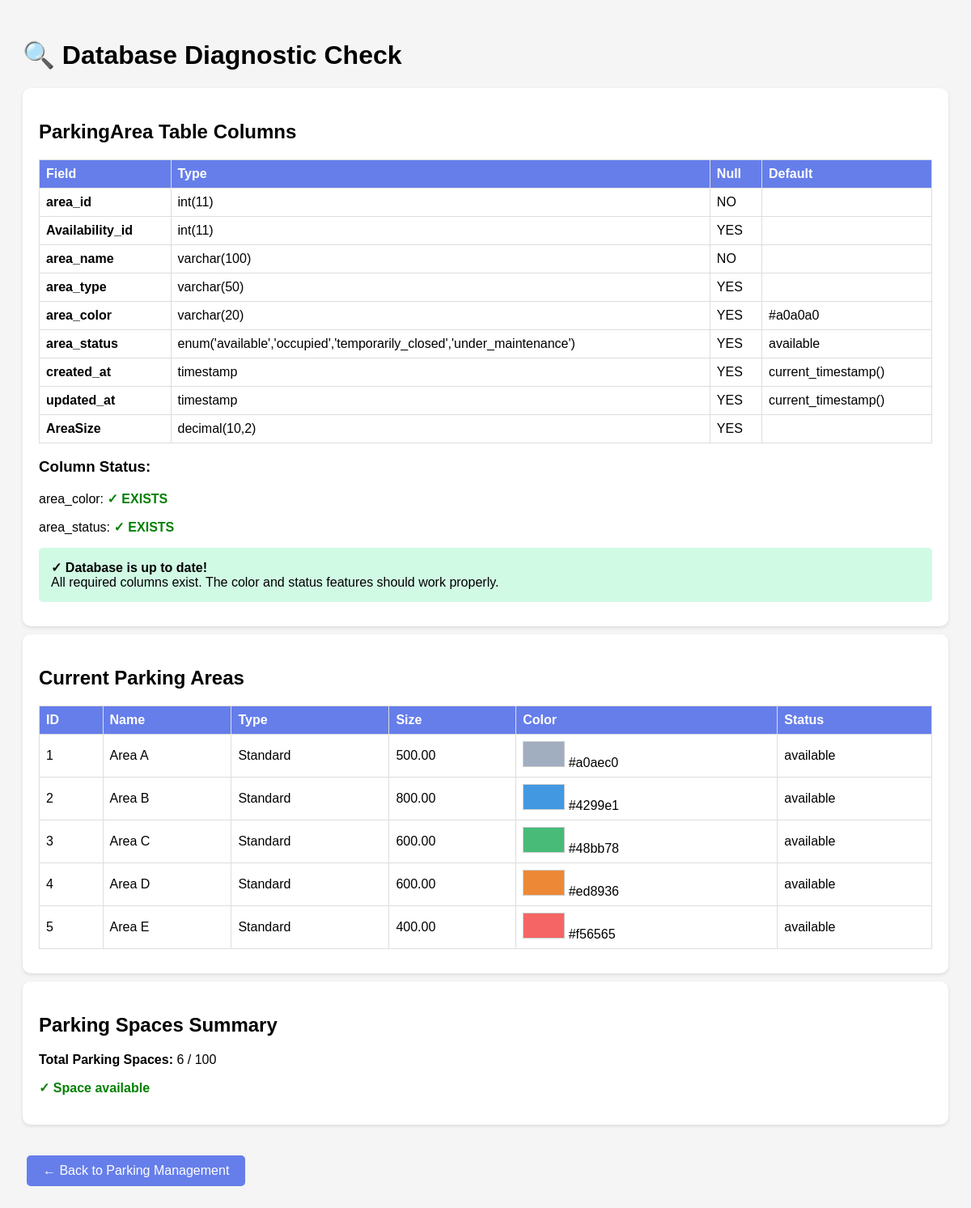
/admin/check_database.php (signed in), run on the app's committed database.
### tables this page shows
CREATE TABLE ParkingArea (
    area_id INT AUTO_INCREMENT PRIMARY KEY,
    Availability_id INT,
    area_name VARCHAR(100) NOT NULL,
    area_type VARCHAR(50),
    area_color VARCHAR(20) DEFAULT '#a0a0a0',
    area_status ENUM('available', 'occupied', 'temporarily_closed', 'under_maintenance') DEFAULT 'available',
    created_at TIMESTAMP DEFAULT CURRENT_TIMESTAMP,
    updated_at TIMESTAMP DEFAULT CURRENT_TIMESTAMP ON UPDATE CURRENT_TIMESTAMP,
    AreaSize DECIMAL(10, 2),
    FOREIGN KEY (Availability_id) REFERENCES Availability(Availability_id) ON DELETE SET NULL ON UPDATE CASCADE
);

### admin/check_database.php (the view, shortened to what this page needs)
<?php
$conn = getDBConnection();
echo "<!DOCTYPE html><html><head><title>Database Check</title>";
echo "<style>body{font-family:Arial,sans-serif;padding:20px;background:#f5f5f5;}";
echo ".box{background:white;padding:20px;border-radius:10px;margin:10px 0;box-shadow:0 2px 4px rgba(0,0,0,0.1);}";
echo ".success{color:green;font-weight:bold;}";
echo ".error{color:red;font-weight:bold;}";
echo ".warning{color:orange;font-weight:bold;}";
echo "table{width:100%;border-collapse:collapse;margin:10px 0;}";
echo "th,td{border:1px solid #ddd;padding:8px;text-align:left;}";
echo "th{background:#667eea;color:white;}";
echo ".btn{display:inline-block;padding:10px 20px;background:#667eea;color:white;text-decoration:none;border-radius:5px;margin:10px 5px;}";
echo ".btn:hover{background:#5568d3;}</style></head><body>";
echo "<h1>🔍 Database Diagnostic Check</h1>";
echo "<div class='box'>";
echo "<h2>ParkingArea Table Columns</h2>";
$result = $conn->query("DESCRIBE ParkingArea");
if ($result) {
    echo "<table>";
    echo "<tr><th>Field</th><th>Type</th><th>Null</th><th>Default</th></tr>";
    $has_color = false;
    $has_status = false;
    while ($row = $result->fetch_assoc()) {
        echo "<tr>";
        echo "<td><strong>{$row['Field']}</strong></td>";
        echo "<td>{$row['Type']}</td>";
        echo "<td>{$row['Null']}</td>";
        echo "<td>{$row['Default']}</td>";
        echo "</tr>";
        if ($row['Field'] === 'area_color') $has_color = true;
        if ($row['Field'] === 'area_status') $has_status = true;
    }
    echo "</table>";
    echo "<h3>Column Status:</h3>";
    echo "<p>area_color: " . ($has_color ? "<span class='success'>✓ EXISTS</span>" : "<span class='error'>✗ MISSING</span>") . "</p>";
    echo "<p>area_status: " . ($has_status ? "<span class='success'>✓ EXISTS</span>" : "<span class='error'>✗ MISSING</span>") . "</p>";
    if (!$has_color || !$has_status) {
        echo "<div style='background:#fff3cd;padding:15px;border-radius:5px;margin:10px 0;border-left:4px solid #ffc107;'>";
        echo "<strong>⚠️ Action Required:</strong><br>";
        echo "The required columns are missing. You need to update your database schema.<br><br>";
        echo "<strong>Option 1 - Run Update Script:</strong><br>";
        echo "<a href='update_parking_schema.php' class='btn'>Click Here to Update Database</a><br><br>";
        echo "<strong>Option 2 - Manual SQL:</strong><br>";
        echo "Copy the SQL from <a href='update_parking_schema.sql' target='_blank'>update_parking_schema.sql</a> and run it in phpMyAdmin";
        echo "</div>";
    } else {
        echo "<div style='background:#d1fae5;padding:15px;border-radius:5px;margin:10px 0;border-left:4px solid:#10b981;'>";
        echo "<strong>✓ Database is up to date!</strong><br>";
        echo "All required columns exist. The color and status features should work properly.";
        echo "</div>";
    }
} else {
    echo "<p class='error'>Error checking table: " . $conn->error . "</p>";
}
echo "</div>";
echo "<div class='box'>";
echo "<h2>Current Parking Areas</h2>";
$sql = "SELECT * FROM ParkingArea";
$result = $conn->query($sql);
if ($result && $result->num_rows > 0) {
    echo "<table>";
    echo "<tr><th>ID</th><th>Name</th><th>Type</th><th>Size</th>";
    if ($has_color) echo "<th>Color</th>";
    if ($has_status) echo "<th>Status</th>";
    echo "</tr>";
    while ($row = $result->fetch_assoc()) {
        echo "<tr>";
        echo "<td>{$row['area_id']}</td>";
        echo "<td>{$row['area_name']}</td>";
        echo "<td>{$row['area_type']}</td>";
        echo "<td>{$row['AreaSize']}</td>";
        if ($has_color) {
            $color = $row['area_color'] ?? '#a0a0a0';
            echo "<td><div style='display:inline-block;width:50px;height:30px;background:{$color};border:1px solid #ccc;'></div> {$color}</td>";
        }
        if ($has_status) {
            echo "<td>{$row['area_status']}</td>";
        }
        echo "</tr>";
    }
    echo "</table>";
} else {
    echo "<p class='warning'>No parking areas found in database.</p>";
}
echo "</div>";
echo "<div class='box'>";
echo "<h2>Parking Spaces Summary</h2>";
$result = $conn->query("SELECT COUNT(*) as total FROM ParkingSpace");
$row = $result->fetch_assoc();
$total_spaces = $row['total'];
echo "<p><strong>Total Parking Spaces:</strong> {$total_spaces} / 100</p>";
if ($total_spaces >= 100) {
    echo "<p class='error'>⚠️ Maximum limit reached!</p>";
} elseif ($total_spaces >= 90) {
    echo "<p class='warning'>⚠️ Nearly full (90%+)</p>";
} else {
    echo "<p class='success'>✓ Space available</p>";
}
echo "</div>";
echo "<br><a href='parking_management.php' class='btn'>← Back to Parking Management</a>";
echo "</body></html>";
?>

### data on the page
parkingarea: area_id "1", area_name "Area A", area_type "Standard", AreaSize "500.00", area_color "#a0aec0", area_status "available"
parkingarea: area_id "2", area_name "Area B", area_type "Standard", AreaSize "800.00", area_color "#4299e1", area_status "available"
parkingarea: area_id "3", area_name "Area C", area_type "Standard", AreaSize "600.00", area_color "#48bb78", area_status "available"
parkingarea: area_id "4", area_name "Area D", area_type "Standard", AreaSize "600.00", area_color "#ed8936", area_status "available"
parkingarea: area_id "5", area_name "Area E", area_type "Standard", AreaSize "400.00", area_color "#f56565", area_status "available"

### other printed values
$row['Field'] "area_id"
$row['Type'] "int(11)"
$row['Null'] "NO"
$row['Field'] "Availability_id"
$row['Null'] "YES"
$row['Field'] "area_name"
$row['Type'] "varchar(100)"
$row['Field'] "area_type"
$row['Type'] "varchar(50)"
$row['Field'] "area_color"
$row['Type'] "varchar(20)"
$row['Default'] "#a0a0a0"
$row['Field'] "area_status"
$row['Type'] "enum('available','occupied','temporarily_closed','under_maintenance')"
$row['Default'] "available"
